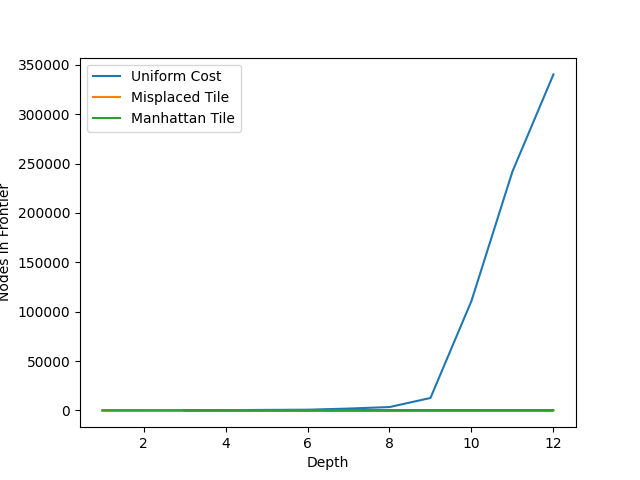

Generate this figure with Python:
import pandas as pd
from matplotlib import pyplot as plt

uniformCostData = pd.read_csv('UniformCostSearchMetrics/nodesInFrontier.csv', index_col=None, header=None)
misplacedTileData = pd.read_csv('MisplacedTileSearchMetrics/nodesInFrontier.csv', index_col=False)
manhattanTileData = pd.read_csv('ManhattanTileSearchMetrics/nodesInFrontier.csv', index_col=False)

x1 = uniformCostData.iloc[:, 0]
y1 = uniformCostData.iloc[:, 1]
x2 = misplacedTileData.iloc[:, 0]
y2 = misplacedTileData.iloc[:, 1]
x3 = manhattanTileData.iloc[:, 0]
y3 = manhattanTileData.iloc[:, 1]

plt.plot(x1,y1, label = "Uniform Cost")
plt.plot(x2,y2, label = "Misplaced Tile")
plt.plot(x3,y3, label = "Manhattan Tile")
plt.xlabel("Depth")
plt.ylabel("Nodes in Frontier")
plt.legend()
plt.savefig('frontierNodes.png')